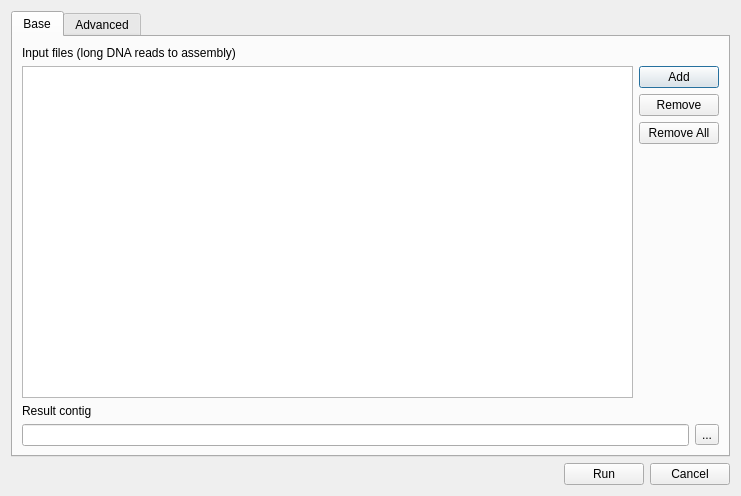
<?xml version="1.0" encoding="UTF-8"?>
<ui version="4.0">
 <class>CAP3SupportDialog</class>
 <widget class="QDialog" name="CAP3SupportDialog">
  <property name="geometry">
   <rect>
    <x>0</x>
    <y>0</y>
    <width>741</width>
    <height>496</height>
   </rect>
  </property>
  <property name="minimumSize">
   <size>
    <width>741</width>
    <height>496</height>
   </size>
  </property>
  <property name="windowTitle">
   <string>Contig Assembly with CAP3</string>
  </property>
  <layout class="QGridLayout" name="gridLayout_6">
   <item row="0" column="0" colspan="3">
    <widget class="QTabWidget" name="tabWidget">
     <property name="currentIndex">
      <number>0</number>
     </property>
     <widget class="QWidget" name="tab">
      <attribute name="title">
       <string>Base</string>
      </attribute>
      <layout class="QVBoxLayout" name="verticalLayout">
       <item>
        <widget class="QLabel" name="label">
         <property name="text">
          <string>Input files (long DNA reads to assembly)</string>
         </property>
        </widget>
       </item>
       <item>
        <layout class="QGridLayout" name="gridLayout">
         <item row="0" column="0" rowspan="4">
          <widget class="QListWidget" name="seqList">
           <property name="toolTip">
            <string>&lt;!DOCTYPE HTML PUBLIC &quot;-//W3C//DTD HTML 4.0//EN&quot; &quot;http://www.w3.org/TR/REC-html40/strict.dtd&quot;&gt;
&lt;html&gt;&lt;head&gt;&lt;meta name=&quot;qrichtext&quot; content=&quot;1&quot; /&gt;&lt;style type=&quot;text/css&quot;&gt;
p, li { white-space: pre-wrap; }
&lt;/style&gt;&lt;/head&gt;&lt;body style=&quot; font-family:'Ubuntu'; font-size:11pt; font-weight:400; font-style:normal;&quot;&gt;
&lt;p style=&quot; margin-top:0px; margin-bottom:0px; margin-left:0px; margin-right:0px; -qt-block-indent:0; text-indent:0px;&quot;&gt;Sequences in FASTA or FASTQ formats are supported. &lt;/p&gt;
&lt;p style=&quot; margin-top:0px; margin-bottom:0px; margin-left:0px; margin-right:0px; -qt-block-indent:0; text-indent:0px;&quot;&gt;The quality scores for FASTA sequences can be provided in an additional file. The file must be located in the same folder as the original sequences and have the same name as FASTA file, but another extention: &lt;span style=&quot; font-weight:600; font-style:italic;&quot;&gt;.qual&lt;/span&gt;&lt;/p&gt;&lt;/body&gt;&lt;/html&gt;</string>
           </property>
          </widget>
         </item>
         <item row="0" column="1">
          <widget class="QPushButton" name="addButton">
           <property name="text">
            <string>Add</string>
           </property>
          </widget>
         </item>
         <item row="1" column="1">
          <widget class="QPushButton" name="removeButton">
           <property name="text">
            <string>Remove</string>
           </property>
          </widget>
         </item>
         <item row="2" column="1">
          <widget class="QPushButton" name="removeAllButton">
           <property name="text">
            <string>Remove All</string>
           </property>
          </widget>
         </item>
         <item row="3" column="1">
          <spacer name="verticalSpacer_2">
           <property name="orientation">
            <enum>Qt::Vertical</enum>
           </property>
           <property name="sizeHint" stdset="0">
            <size>
             <width>20</width>
             <height>40</height>
            </size>
           </property>
          </spacer>
         </item>
        </layout>
       </item>
       <item>
        <widget class="QLabel" name="label_2">
         <property name="text">
          <string>Result contig</string>
         </property>
        </widget>
       </item>
       <item>
        <layout class="QHBoxLayout" name="horizontalLayout">
         <item>
          <widget class="QLineEdit" name="outputPathLineEdit">
           <property name="toolTip">
            <string>Path to result contig alignment in ACE format.</string>
           </property>
           <property name="readOnly">
            <bool>true</bool>
           </property>
          </widget>
         </item>
         <item>
          <widget class="QToolButton" name="specifyOutputPathButton">
           <property name="text">
            <string>...</string>
           </property>
          </widget>
         </item>
        </layout>
       </item>
      </layout>
     </widget>
     <widget class="QWidget" name="tab_2">
      <attribute name="title">
       <string>Advanced</string>
      </attribute>
      <layout class="QGridLayout" name="gridLayout_2">
       <item row="0" column="0">
        <widget class="QGroupBox" name="groupBox_3">
         <property name="title">
          <string>Clipping for poor regions</string>
         </property>
         <layout class="QGridLayout" name="gridLayout_4">
          <item row="0" column="0">
           <widget class="QLabel" name="label_5">
            <property name="text">
             <string>Base quality cutoff for clipping (-c)</string>
            </property>
           </widget>
          </item>
          <item row="0" column="1">
           <widget class="QSpinBox" name="baseQualityClipCutoffBox">
            <property name="minimum">
             <number>5</number>
            </property>
            <property name="value">
             <number>12</number>
            </property>
           </widget>
          </item>
          <item row="1" column="0">
           <widget class="QLabel" name="label_8">
            <property name="text">
             <string>Clipping range (-y)</string>
            </property>
           </widget>
          </item>
          <item row="1" column="1">
           <widget class="QSpinBox" name="clippingRangeBox">
            <property name="minimum">
             <number>6</number>
            </property>
            <property name="maximum">
             <number>1000</number>
            </property>
            <property name="value">
             <number>250</number>
            </property>
           </widget>
          </item>
         </layout>
        </widget>
       </item>
       <item row="0" column="1" colspan="2">
        <widget class="QGroupBox" name="groupBox_6">
         <property name="title">
          <string>Length and percent identity of an overlap</string>
         </property>
         <layout class="QGridLayout" name="gridLayout_7">
          <item row="0" column="0">
           <widget class="QLabel" name="label_12">
            <property name="text">
             <string>Overlap length cutoff (-o)</string>
            </property>
           </widget>
          </item>
          <item row="0" column="2">
           <widget class="QSpinBox" name="overlapLengthCutoffBox">
            <property name="minimum">
             <number>20</number>
            </property>
            <property name="maximum">
             <number>100</number>
            </property>
            <property name="value">
             <number>40</number>
            </property>
           </widget>
          </item>
          <item row="1" column="0" colspan="2">
           <widget class="QLabel" name="label_15">
            <property name="text">
             <string>Overlap percent identity cutoff (-p)</string>
            </property>
           </widget>
          </item>
          <item row="1" column="2">
           <widget class="QSpinBox" name="overlapPercentIdentityBox">
            <property name="minimum">
             <number>65</number>
            </property>
            <property name="maximum">
             <number>100</number>
            </property>
            <property name="value">
             <number>80</number>
            </property>
           </widget>
          </item>
         </layout>
        </widget>
       </item>
       <item row="1" column="0">
        <widget class="QGroupBox" name="groupBox_2">
         <property name="title">
          <string>Quality difference score of an overlap</string>
         </property>
         <layout class="QGridLayout" name="gridLayout_3">
          <item row="0" column="0">
           <widget class="QLabel" name="label_4">
            <property name="text">
             <string>Base quality cutoff for differences (-b)</string>
            </property>
           </widget>
          </item>
          <item row="0" column="1">
           <widget class="QSpinBox" name="baseQualityDiffCutoffBox">
            <property name="minimum">
             <number>15</number>
            </property>
            <property name="value">
             <number>20</number>
            </property>
           </widget>
          </item>
          <item row="1" column="1">
           <widget class="QSpinBox" name="maxQScoreDiffBox">
            <property name="minimum">
             <number>20</number>
            </property>
            <property name="maximum">
             <number>1000</number>
            </property>
            <property name="value">
             <number>200</number>
            </property>
           </widget>
          </item>
          <item row="1" column="0">
           <widget class="QLabel" name="label_6">
            <property name="text">
             <string>Max qscore sum at differences (-d)</string>
            </property>
           </widget>
          </item>
         </layout>
        </widget>
       </item>
       <item row="1" column="1" rowspan="2" colspan="2">
        <widget class="QGroupBox" name="groupBox">
         <property name="title">
          <string>Other parameters</string>
         </property>
         <layout class="QGridLayout" name="gridLayout_8">
          <item row="0" column="0">
           <widget class="QLabel" name="label_7">
            <property name="text">
             <string>Max number of word matches (-t)</string>
            </property>
           </widget>
          </item>
          <item row="0" column="1">
           <widget class="QSpinBox" name="maxNumWordMatchesBox">
            <property name="minimum">
             <number>30</number>
            </property>
            <property name="maximum">
             <number>1000</number>
            </property>
            <property name="value">
             <number>300</number>
            </property>
           </widget>
          </item>
          <item row="1" column="0">
           <widget class="QLabel" name="label_3">
            <property name="text">
             <string>Band expansion size (-a)</string>
            </property>
           </widget>
          </item>
          <item row="1" column="1">
           <widget class="QSpinBox" name="bandExpansionBox">
            <property name="toolTip">
             <string/>
            </property>
            <property name="whatsThis">
             <string/>
            </property>
            <property name="minimum">
             <number>10</number>
            </property>
            <property name="value">
             <number>20</number>
            </property>
           </widget>
          </item>
          <item row="2" column="0">
           <widget class="QLabel" name="maxGapLengthInOverlapLabel">
            <property name="text">
             <string>Max gap length in any overlap (-f)</string>
            </property>
           </widget>
          </item>
          <item row="2" column="1">
           <widget class="QSpinBox" name="maxGapLengthBox">
            <property name="minimum">
             <number>1</number>
            </property>
            <property name="maximum">
             <number>100</number>
            </property>
            <property name="value">
             <number>20</number>
            </property>
           </widget>
          </item>
          <item row="3" column="0">
           <widget class="QCheckBox" name="reverseReadsBox">
            <property name="text">
             <string>Assembly reverse reads (-r)</string>
            </property>
            <property name="checked">
             <bool>true</bool>
            </property>
           </widget>
          </item>
          <item row="4" column="0">
           <spacer name="verticalSpacer">
            <property name="orientation">
             <enum>Qt::Vertical</enum>
            </property>
            <property name="sizeHint" stdset="0">
             <size>
              <width>20</width>
              <height>40</height>
             </size>
            </property>
           </spacer>
          </item>
         </layout>
        </widget>
       </item>
       <item row="2" column="0">
        <widget class="QGroupBox" name="groupBox_4">
         <property name="title">
          <string>Similarity score of an overlap</string>
         </property>
         <layout class="QGridLayout" name="gridLayout_5">
          <item row="1" column="0">
           <widget class="QLabel" name="label_11">
            <property name="text">
             <string>Mismatch score factor (-n)</string>
            </property>
           </widget>
          </item>
          <item row="1" column="1">
           <widget class="QSpinBox" name="mismatchScoreFactorBox">
            <property name="minimum">
             <number>-100</number>
            </property>
            <property name="maximum">
             <number>-1</number>
            </property>
            <property name="value">
             <number>-5</number>
            </property>
           </widget>
          </item>
          <item row="4" column="0">
           <widget class="QLabel" name="OverlapSimilarityScoreCutoffLabel">
            <property name="text">
             <string>Overlap similarity score cutoff (-s)</string>
            </property>
           </widget>
          </item>
          <item row="4" column="1">
           <widget class="QSpinBox" name="overlapSimilarityScoreCutoffBox">
            <property name="minimum">
             <number>400</number>
            </property>
            <property name="maximum">
             <number>1000</number>
            </property>
            <property name="value">
             <number>900</number>
            </property>
           </widget>
          </item>
          <item row="3" column="0">
           <widget class="QLabel" name="label_13">
            <property name="text">
             <string>Gap penalty factor (-g)</string>
            </property>
           </widget>
          </item>
          <item row="0" column="0">
           <widget class="QLabel" name="MaxNumbeOfWordMismatchesBox">
            <property name="text">
             <string>Match score factor (-m)</string>
            </property>
           </widget>
          </item>
          <item row="3" column="1">
           <widget class="QSpinBox" name="gapPenaltyFactorBox">
            <property name="value">
             <number>6</number>
            </property>
           </widget>
          </item>
          <item row="0" column="1">
           <widget class="QSpinBox" name="matchScoreFactorBox">
            <property name="minimum">
             <number>1</number>
            </property>
            <property name="value">
             <number>2</number>
            </property>
           </widget>
          </item>
         </layout>
        </widget>
       </item>
      </layout>
     </widget>
    </widget>
   </item>
   <item row="1" column="0">
    <spacer name="horizontalSpacer">
     <property name="orientation">
      <enum>Qt::Horizontal</enum>
     </property>
     <property name="sizeHint" stdset="0">
      <size>
       <width>365</width>
       <height>21</height>
      </size>
     </property>
    </spacer>
   </item>
   <item row="1" column="1">
    <widget class="QPushButton" name="pushButton_2">
     <property name="text">
      <string>Run</string>
     </property>
    </widget>
   </item>
   <item row="1" column="2">
    <widget class="QPushButton" name="pushButton">
     <property name="text">
      <string>Cancel</string>
     </property>
    </widget>
   </item>
  </layout>
 </widget>
 <tabstops>
  <tabstop>tabWidget</tabstop>
  <tabstop>baseQualityClipCutoffBox</tabstop>
  <tabstop>clippingRangeBox</tabstop>
  <tabstop>overlapLengthCutoffBox</tabstop>
  <tabstop>overlapPercentIdentityBox</tabstop>
  <tabstop>baseQualityDiffCutoffBox</tabstop>
  <tabstop>maxQScoreDiffBox</tabstop>
  <tabstop>maxNumWordMatchesBox</tabstop>
  <tabstop>bandExpansionBox</tabstop>
  <tabstop>maxGapLengthBox</tabstop>
  <tabstop>matchScoreFactorBox</tabstop>
  <tabstop>mismatchScoreFactorBox</tabstop>
  <tabstop>gapPenaltyFactorBox</tabstop>
  <tabstop>overlapSimilarityScoreCutoffBox</tabstop>
  <tabstop>reverseReadsBox</tabstop>
  <tabstop>pushButton_2</tabstop>
  <tabstop>pushButton</tabstop>
  <tabstop>seqList</tabstop>
  <tabstop>addButton</tabstop>
  <tabstop>removeButton</tabstop>
  <tabstop>removeAllButton</tabstop>
  <tabstop>outputPathLineEdit</tabstop>
  <tabstop>specifyOutputPathButton</tabstop>
 </tabstops>
 <resources/>
 <connections>
  <connection>
   <sender>pushButton_2</sender>
   <signal>clicked(bool)</signal>
   <receiver>CAP3SupportDialog</receiver>
   <slot>accept()</slot>
   <hints>
    <hint type="sourcelabel">
     <x>248</x>
     <y>254</y>
    </hint>
    <hint type="destinationlabel">
     <x>157</x>
     <y>274</y>
    </hint>
   </hints>
  </connection>
  <connection>
   <sender>pushButton</sender>
   <signal>clicked()</signal>
   <receiver>CAP3SupportDialog</receiver>
   <slot>reject()</slot>
   <hints>
    <hint type="sourcelabel">
     <x>316</x>
     <y>260</y>
    </hint>
    <hint type="destinationlabel">
     <x>286</x>
     <y>274</y>
    </hint>
   </hints>
  </connection>
 </connections>
</ui>
